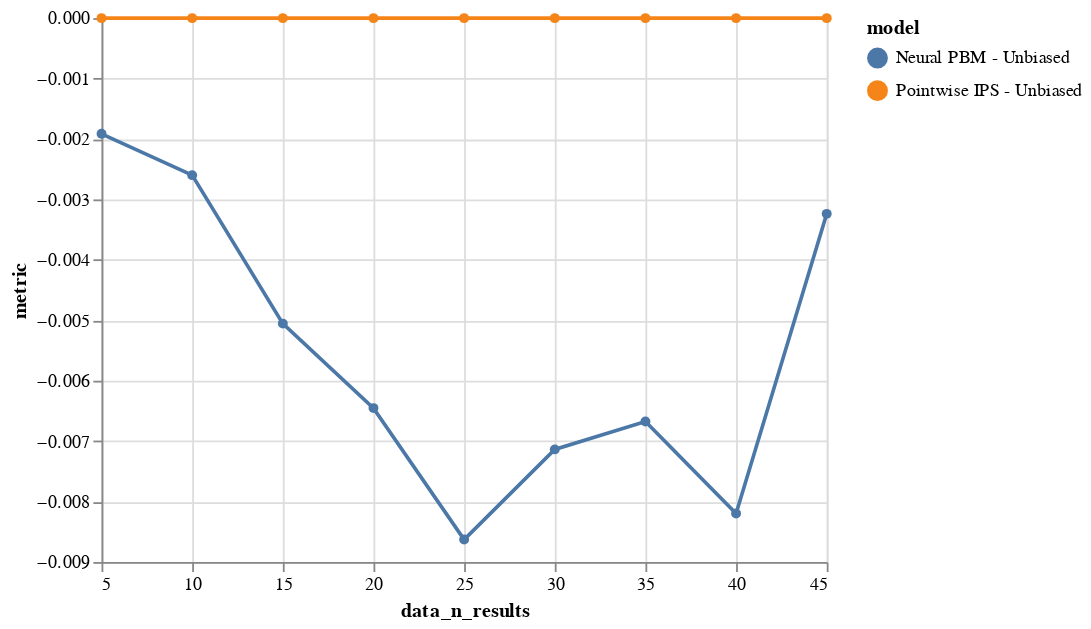

Source (notebook cell):
### Code cell
alt.Chart(source).mark_line(point=True).encode(
    x="data_n_results",
    y=alt.Y("metric", scale=alt.Scale(zero=False)),
    color="model"
)

### Figure 1 — Vega-Lite specification as saved in the notebook (floating-point values rounded to 4 significant figures)
{"config": {"view": {"continuousWidth": 400, "continuousHeight": 300}}, "data": {"name": "data-a1641d3d057d9c41ba34342e851dd9c0"}, "mark": {"type": "line", "point": true}, "encoding": {"color": {"type": "nominal", "field": "model"}, "x": {"type": "quantitative", "field": "data_n_results"}, "y": {"type": "quantitative", "field": "metric", "scale": {"zero": false}}}, "$schema": "https://vega.github.io/schema/vega-lite/v4.8.1.json", "datasets": {"data-a1641d3d057d9c41ba34342e851dd9c0": [{"model": "Neural PBM - Unbiased", "ARP": 8.332, "nDCG@10": 0.7333, "data_n_results": 30, "model_ips": "Pointwise IPS - Unbiased", "ARP_ips": 8.279, "nDCG@10_ips": 0.7405, "metric": -0.007136}, {"model": "Pointwise IPS - Unbiased", "ARP": 8.279, "nDCG@10": 0.7405, "data_n_results": 30, "model_ips": "Pointwise IPS - Unbiased", "ARP_ips": 8.279, "nDCG@10_ips": 0.7405, "metric": 0.0}, {"model": "Pointwise IPS - Unbiased", "ARP": 9.584, "nDCG@10": 0.733, "data_n_results": 45, "model_ips": "Pointwise IPS - Unbiased", "ARP_ips": 9.584, "nDCG@10_ips": 0.733, "metric": 0.0}, {"model": "Neural PBM - Unbiased", "ARP": 9.638, "nDCG@10": 0.7297, "data_n_results": 45, "model_ips": "Pointwise IPS - Unbiased", "ARP_ips": 9.584, "nDCG@10_ips": 0.733, "metric": -0.003239}, {"model": "Pointwise IPS - Unbiased", "ARP": 6.62, "nDCG@10": 0.7557, "data_n_results": 20, "model_ips": "Pointwise IPS - Unbiased", "ARP_ips": 6.62, "nDCG@10_ips": 0.7557, "metric": 0.0}, {"model": "Neural PBM - Unbiased", "ARP": 6.67, "nDCG@10": 0.7493, "data_n_results": 20, "model_ips": "Pointwise IPS - Unbiased", "ARP_ips": 6.62, "nDCG@10_ips": 0.7557, "metric": -0.006453}, {"model": "Neural PBM - Unbiased", "ARP": 9.365, "nDCG@10": 0.7263, "data_n_results": 40, "model_ips": "Pointwise IPS - Unbiased", "ARP_ips": 9.268, "nDCG@10_ips": 0.7344, "metric": -0.008197}, {"model": "Pointwise IPS - Unbiased", "ARP": 9.268, "nDCG@10": 0.7344, "data_n_results": 40, "model_ips": "Pointwise IPS - Unbiased", "ARP_ips": 9.268, "nDCG@10_ips": 0.7344, "metric": 0.0}, {"model": "Neural PBM - Unbiased", "ARP": 7.601, "nDCG@10": 0.7391, "data_n_results": 25, "model_ips": "Pointwise IPS - Unbiased", "ARP_ips": 7.512, "nDCG@10_ips": 0.7477, "metric": -0.008629}, {"model": "Pointwise IPS - Unbiased", "ARP": 7.512, "nDCG@10": 0.7477, "data_n_results": 25, "model_ips": "Pointwise IPS - Unbiased", "ARP_ips": 7.512, "nDCG@10_ips": 0.7477, "metric": 0.0}, {"model": "Pointwise IPS - Unbiased", "ARP": 8.828, "nDCG@10": 0.7387, "data_n_results": 35, "model_ips": "Pointwise IPS - Unbiased", "ARP_ips": 8.828, "nDCG@10_ips": 0.7387, "metric": 0.0}, {"model": "Neural PBM - Unbiased", "ARP": 8.899, "nDCG@10": 0.7321, "data_n_results": 35, "model_ips": "Pointwise IPS - Unbiased", "ARP_ips": 8.828, "nDCG@10_ips": 0.7387, "metric": -0.006674}, {"model": "Pointwise IPS - Unbiased", "ARP": 4.232, "nDCG@10": 0.8212, "data_n_results": 10, "model_ips": "Pointwise IPS - Unbiased", "ARP_ips": 4.232, "nDCG@10_ips": 0.8212, "metric": 0.0}, {"model": "Neural PBM - Unbiased", "ARP": 4.252, "nDCG@10": 0.8186, "data_n_results": 10, "model_ips": "Pointwise IPS - Unbiased", "ARP_ips": 4.232, "nDCG@10_ips": 0.8212, "metric": -0.002598}, {"model": "Pointwise IPS - Unbiased", "ARP": 2.442, "nDCG@10": 0.8289, "data_n_results": 5, "model_ips": "Pointwise IPS - Unbiased", "ARP_ips": 2.442, "nDCG@10_ips": 0.8289, "metric": 0.0}, {"model": "Neural PBM - Unbiased", "ARP": 2.449, "nDCG@10": 0.827, "data_n_results": 5, "model_ips": "Pointwise IPS - Unbiased", "ARP_ips": 2.442, "nDCG@10_ips": 0.8289, "metric": -0.001914}, {"model": "Neural PBM - Unbiased", "ARP": 5.564, "nDCG@10": 0.7723, "data_n_results": 15, "model_ips": "Pointwise IPS - Unbiased", "ARP_ips": 5.527, "nDCG@10_ips": 0.7774, "metric": -0.005055}, {"model": "Pointwise IPS - Unbiased", "ARP": 5.527, "nDCG@10": 0.7774, "data_n_results": 15, "model_ips": "Pointwise IPS - Unbiased", "ARP_ips": 5.527, "nDCG@10_ips": 0.7774, "metric": 0.0}]}}
